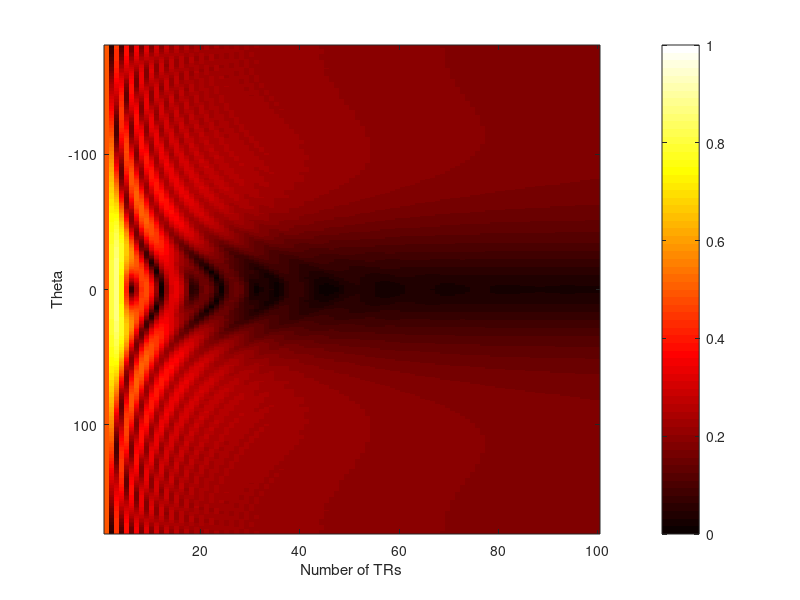

Write the MATLAB code that produced this figure. (Note: this script raises an error after producing the figure.)

clear
M0 = [0 0 1]'; %initial magnetization

M(:,1) = M0; %magnetization at time t=1

N = 100; %number of TRs to simulate


TR = 15; %time between excitations
T1 = 1000;
T2 = 100;

theta = [-180:180]/180*pi; %theta angle
alpha = 30/180*pi; %flip angle


E1 = exp(-TR/T1);
E2 = exp(-TR/T2);

for t=1:length(theta)
    %Relaxation matrix:
    Rel = [E2*cos(theta(t)) E2*sin(theta(t)) 0
        -E2*sin(theta(t)) E2*cos(theta(t)) 0
        0 0 E1];

    %Rotation matrix:
    Rot = [1 0 0
        0 cos(alpha) sin(alpha)
        0 -sin(alpha) cos(alpha)];

    for n=1:N-1
        M_n_plus = M(:,n); %Magnetization after prevous RF pulse
        M_nplusone_minus = Rel*M_n_plus + (1-E1)*M0; %Relaxation...
        M(:,n+1) = Rot*M_nplusone_minus; %Magnetization after this RF pulse
        MT(t,n) = sqrt(M(1,n+1).^2+M(2,n+1).^2);
    end

end
figure
imagesc(1:N,theta/pi*180,MT)
ylabel('Theta')
xlabel('Number of TRs')
a=colorbar
caxis([0 1])
colormap(hot)
a.Label.String = 'Transverse magnetization';
figure
mesh(MT)
%ylabel('Theta')
%xlabel('Number of TRs')
a=colorbar
caxis([0 1])
colormap(hot)
a.Label.String = 'Transverse magnetization';